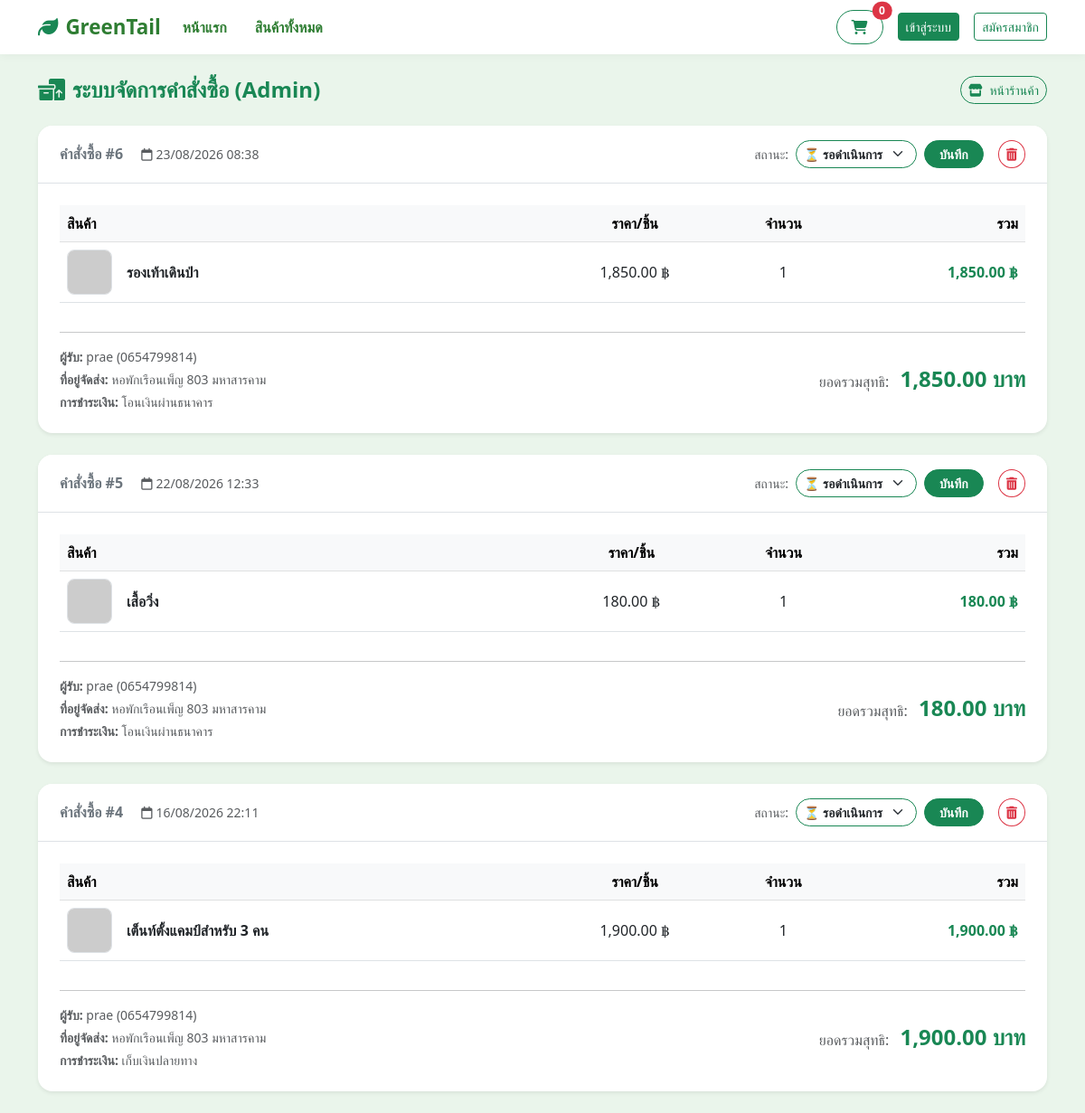
/orders.php, run on the app's committed database.
### tables this page shows
CREATE TABLE `orders` (
  `order_id` int(11) NOT NULL,
  `user_id` int(11) DEFAULT NULL,
  `fullname` varchar(100) NOT NULL,
  `address` text NOT NULL,
  `phone` varchar(20) NOT NULL,
  `payment_method` varchar(50) NOT NULL,
  `total_price` decimal(10,2) NOT NULL,
  `status` enum('pending','paid','shipped','cancelled') DEFAULT 'pending',
  `created_at` timestamp NOT NULL DEFAULT current_timestamp()
);

CREATE TABLE `order_items` (
  `item_id` int(11) NOT NULL,
  `order_id` int(11) NOT NULL,
  `product_id` int(11) NOT NULL,
  `color` varchar(50) DEFAULT NULL,
  `quantity` int(11) NOT NULL,
  `price` decimal(10,2) NOT NULL
);

CREATE TABLE `products` (
  `product_id` int(11) NOT NULL,
  `category_id` int(11) DEFAULT NULL,
  `name` varchar(255) NOT NULL,
  `description` text DEFAULT NULL,
  `price` decimal(10,2) NOT NULL,
  `stock` int(11) NOT NULL DEFAULT 0,
  `image` varchar(255) DEFAULT NULL,
  `detail_image` varchar(500) DEFAULT NULL,
  `colors` text DEFAULT NULL
);

### orders.php (the view, shortened to what this page needs)
<?php
require 'db.php';
$sql = "SELECT * FROM orders ORDER BY order_id DESC";
$orders_result = $conn->query($sql);
require 'header.php';
function getImageUrl($img) {
    if (strpos($img, 'http://') === 0 || strpos($img, 'https://') === 0) {
        return $img;
    }
    return 'uploads/' . $img;
}
?>
<div class="container py-4">
    <div class="d-flex align-items-center justify-content-between mb-4">
        <h4 class="fw-bold text-success mb-0">
            <i class="fa-solid fa-boxes-packing me-2"></i>ระบบจัดการคำสั่งซื้อ (Admin)
        </h4>
        <a href="index.php" class="btn btn-outline-success btn-sm rounded-pill">
            <i class="fa-solid fa-store me-1"></i> หน้าร้านค้า
        </a>
    </div>
    <?php if ($orders_result && $orders_result->num_rows > 0): ?>
        <div class="row g-4">
            <?php while ($order = $orders_result->fetch_assoc()): ?>
                <?php $curr_status = trim($order['status'] ?? ''); ?>
                <div class="col-12">
                    <div class="card border-0 shadow-sm rounded-4 overflow-hidden">
                        <div class="card-header bg-white py-3 px-4 d-flex flex-wrap align-items-center justify-content-between border-bottom">
                            <div class="mb-2 mb-md-0">
                                <span class="fw-bold text-secondary me-3">คำสั่งซื้อ #<?= $order['order_id'] ?></span>
                                <small class="text-muted"><i class="fa-regular fa-calendar me-1"></i><?= date('d/m/Y H:i', strtotime($order['created_at'])) ?></small>
                            </div>
                            <div class="d-flex align-items-center gap-2">
                                <form method="post" action="orders.php" class="d-flex align-items-center gap-2 m-0">
                                    <span class="small text-muted d-none d-sm-inline">สถานะ:</span>
                                    <select name="status" class="form-select form-select-sm rounded-pill fw-bold border-success" style="width: auto;">
                                        <option value="pending" <?= ($curr_status === 'pending') ? 'selected' : '' ?>>⏳ รอดำเนินการ</option>
                                    </select>
                                    <button type="submit" class="btn btn-sm btn-success rounded-pill px-3 fw-bold">
                                        บันทึก
                                    </button>
                                </form>
                                <a href="orders.php?delete_id=<?= $order['order_id'] ?>"
                                   class="btn btn-outline-danger btn-sm rounded-circle px-2 py-1 ms-2"
                                   onclick="return confirm('ยืนยันที่จะลบคำสั่งซื้อ #<?= $order['order_id'] ?> หรือไม่?');"
                                   title="ลบคำสั่งซื้อ">
                                    <i class="fa-solid fa-trash-can"></i>
                                </a>
                            </div>
                        </div>
                        <div class="card-body p-4">
                            <div class="table-responsive mb-3">
                                <table class="table align-middle">
                                    <thead class="table-light">
                                        <tr>
                                            <th style="width: 50%;">สินค้า</th>
                                            <th class="text-center">ราคา/ชิ้น</th>
                                            <th class="text-center">จำนวน</th>
                                            <th class="text-end">รวม</th>
                                        </tr>
                                    </thead>
                                    <tbody>
                                        <?php
                                        $item_stmt = $conn->prepare("SELECT oi.*, p.name AS product_name, p.image AS product_image FROM order_items oi LEFT JOIN products p ON oi.product_id = p.product_id WHERE oi.order_id = ?");
                                        $item_stmt->bind_param("i", $order['order_id']);
                                        $item_stmt->execute();
                                        $items_result = $item_stmt->get_result();
                                        if ($items_result && $items_result->num_rows > 0):
                                            while ($item = $items_result->fetch_assoc()):
                                                $img_file  = !empty($item['product_image']) ? $item['product_image'] : ($item['image'] ?? '');
                                                $item_name = !empty($item['product_name']) ? $item['product_name'] : ($item['name'] ?? 'สินค้า');
                                                $subtotal  = $item['price'] * $item['quantity'];
                                        ?>
                                                <tr>
                                                    <td>
                                                        <div class="d-flex align-items-center gap-3">
                                                            <img src="<?= htmlspecialchars(getImageUrl($img_file)) ?>"
                                                                 alt="<?= htmlspecialchars($item_name) ?>"
                                                                 class="rounded-3 border"
                                                                 style="width: 50px; height: 50px; object-fit: cover;"
                                                                 onerror="this.onerror=null; this.src='https://via.placeholder.com/100?text=No+Image';">
                                                            <div>
                                                                <span class="fw-bold d-block"><?= htmlspecialchars($item_name) ?></span>
                                                            </div>
                                                        </div>
                                                    </td>
                                                    <td class="text-center"><?= number_format($item['price'], 2) ?> ฿</td>
                                                    <td class="text-center"><?= $item['quantity'] ?></td>
                                                    <td class="text-end fw-bold text-success"><?= number_format($subtotal, 2) ?> ฿</td>
                                                </tr>
                                        <?php
                                            endwhile;
                                        else:
                                        ?>
                                            <tr>
                                                <td colspan="4" class="text-center text-muted py-3">ไม่มีรายการสินค้าในคำสั่งซื้อนี้</td>
                                            </tr>
                                        <?php endif; ?>
                                    </tbody>
                                </table>
                            </div>
                            <hr>
                            <div class="row align-items-center">
                                <div class="col-md-7 mb-3 mb-md-0">
                                    <p class="mb-1 text-muted small"><strong>ผู้รับ:</strong> <?= htmlspecialchars($order['fullname']) ?> (<?= htmlspecialchars($order['phone']) ?>)</p>
                                    <p class="mb-1 text-muted small"><strong>ที่อยู่จัดส่ง:</strong> <?= htmlspecialchars($order['address']) ?></p>
                                    <p class="mb-0 text-muted small"><strong>การชำระเงิน:</strong> <?= htmlspecialchars($order['payment_method']) ?></p>
                                </div>
                                <div class="col-md-5 text-md-end">
                                    <span class="text-muted me-2">ยอดรวมสุทธิ:</span>
                                    <span class="fs-4 fw-bold text-success"><?= number_format($order['total_price'], 2) ?> บาท</span>
                                </div>
                            </div>
                        </div>
                    </div>
                </div>
            <?php endwhile; ?>
        </div>
    <?php endif; ?>
</div>
</body>
</html>

### header.php (style rules this page uses)
body { background-color: #eaf5eb; font-family: 'Segoe UI', Tahoma, sans-serif; color: #333; }

### data on the page
orders: order_id "6", created_at "23/08/2026 08:38", status "⏳ รอดำเนินการ", fullname "prae", phone "0654799814", address "หอพักเรือนเพ็ญ 803 มหาสารคาม", payment_method "โอนเงินผ่านธนาคาร", total_price "1,850.00"
order_items: product.name "รองเท้าเดินป่า", price "1,850.00", quantity "1", subtotal "1,850.00"
orders: order_id "5", created_at "22/08/2026 12:33", status "⏳ รอดำเนินการ", fullname "prae", phone "0654799814", address "หอพักเรือนเพ็ญ 803 มหาสารคาม", payment_method "โอนเงินผ่านธนาคาร", total_price "180.00"
order_items: product.name "เสื้อวิ่ง", price "180.00", quantity "1"
orders: order_id "4", created_at "16/08/2026 22:11", fullname "prae", phone "0654799814", address "หอพักเรือนเพ็ญ 803 มหาสารคาม", payment_method "เก็บเงินปลายทาง", total_price "1,900.00"
order_items: product.name "เต็นท์ตั้งแคมป์สำหรับ 3 คน", price "1,900.00", quantity "1", subtotal "1,900.00"

### other printed values
$cart_count "0"
